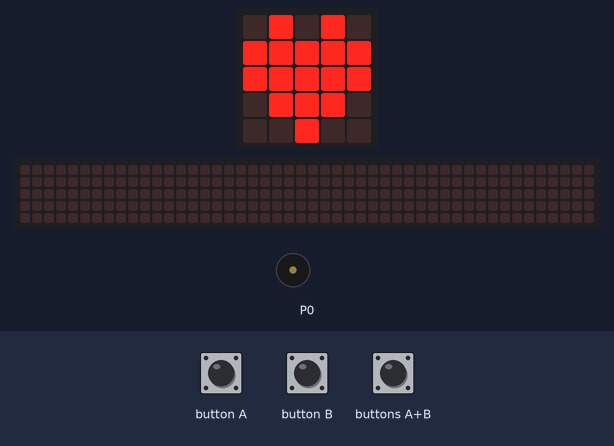
Bench run of a program on a simulated BBC micro:bit (MakeCode). Parts: the board's 5×5 LED display, a strip that is not on the board, showing the scrolling text unrolled, buzzer (waves = sounding). Inputs (shaded band) come from the test bench. The 48×5 strip is a reading aid, not a part: it shows the text the display is scrolling, unrolled, one strip-width of it at a time.

Above: at 1.3 s.
1.4 s: button A pressed for 0.15 s
At 3.1 s:
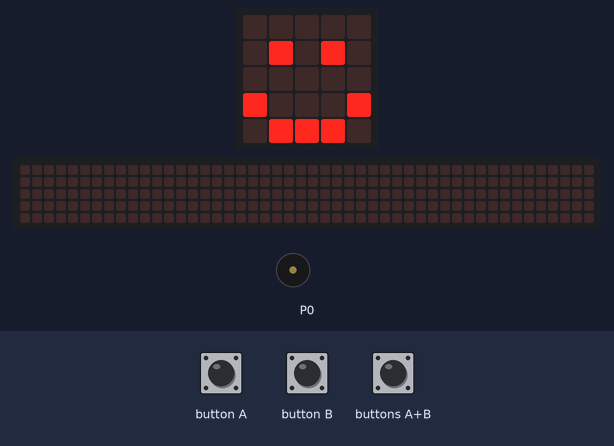
3.6 s: button B pressed for 0.15 s
6.7 s: button A pressed for 0.15 s
At 8.1 s:
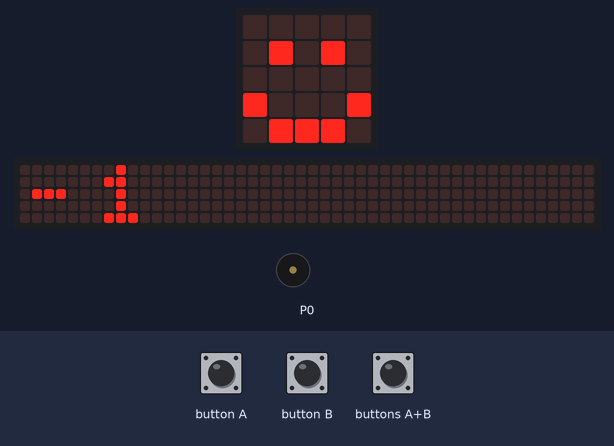
9.8 s: button A pressed for 0.15 s
At 11.92 s:
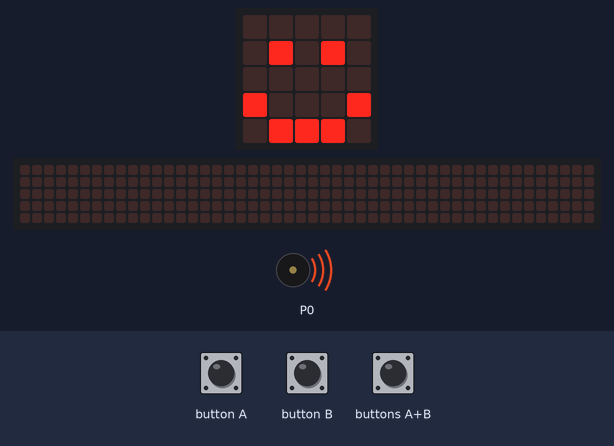
13.5 s: buttons A+B pressed for 0.15 s
16.6 s: button B pressed for 0.15 s
At 18.5 s:
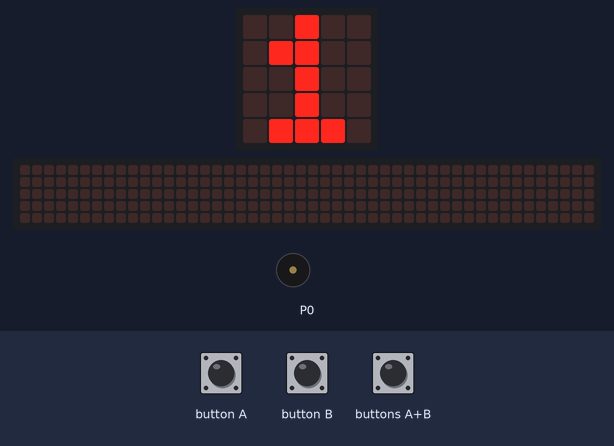
Timing chart, 0 to 20.7 s (numbered marks = the images above; inputs shaded):
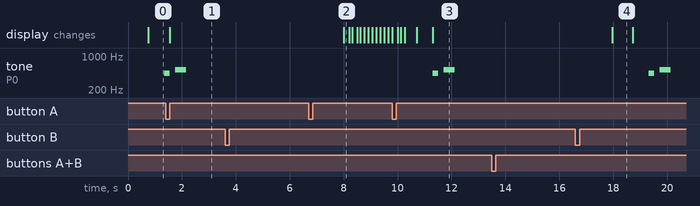

Measured:
- after the input at 1.4 s, the display: changes after 0.16 s (image 1)
- after the input at 3.6 s, every drawn part: stays the same
- after the input at 6.7 s, tone on P0: stays silent (without the input it goes to 440 Hz after 2.7 s); the display: changes after 1.3 s (image 2)
- after the input at 9.8 s, the display: first differs from a run without the input after 1.5 s (image 3)
- after the input at 13.5 s, every drawn part: stays the same
- what the display in image 4 shows lasts 0.7 s, from 18.0 s to 18.7 s

The program:

main.ts
```typescript
input.onButtonPressed(Button.A, function () {
    AFORO += -1
    basic.showIcon(IconNames.Happy)
})
input.onButtonPressed(Button.AB, function () {
    AFORO = 0
})
input.onButtonPressed(Button.B, function () {
    AFORO += 1
})
let AFORO = 0
AFORO = 0
basic.forever(function () {
    basic.showNumber(AFORO)
    if (true) {
        if (AFORO >= 5) {
            basic.showIcon(IconNames.Skull)
            music.playMelody("C - C - C - C - ", 120)
        } else {
            basic.showIcon(IconNames.Heart)
            music.playMelody("A - C5 C5 - - - - ", 300)
        }
        basic.pause(5000)
    }
})
```

test.ts
```typescript
// aquí va el archivo "tests"; esto no se compilará cuando este paquete se utilice como una extensión.
```
